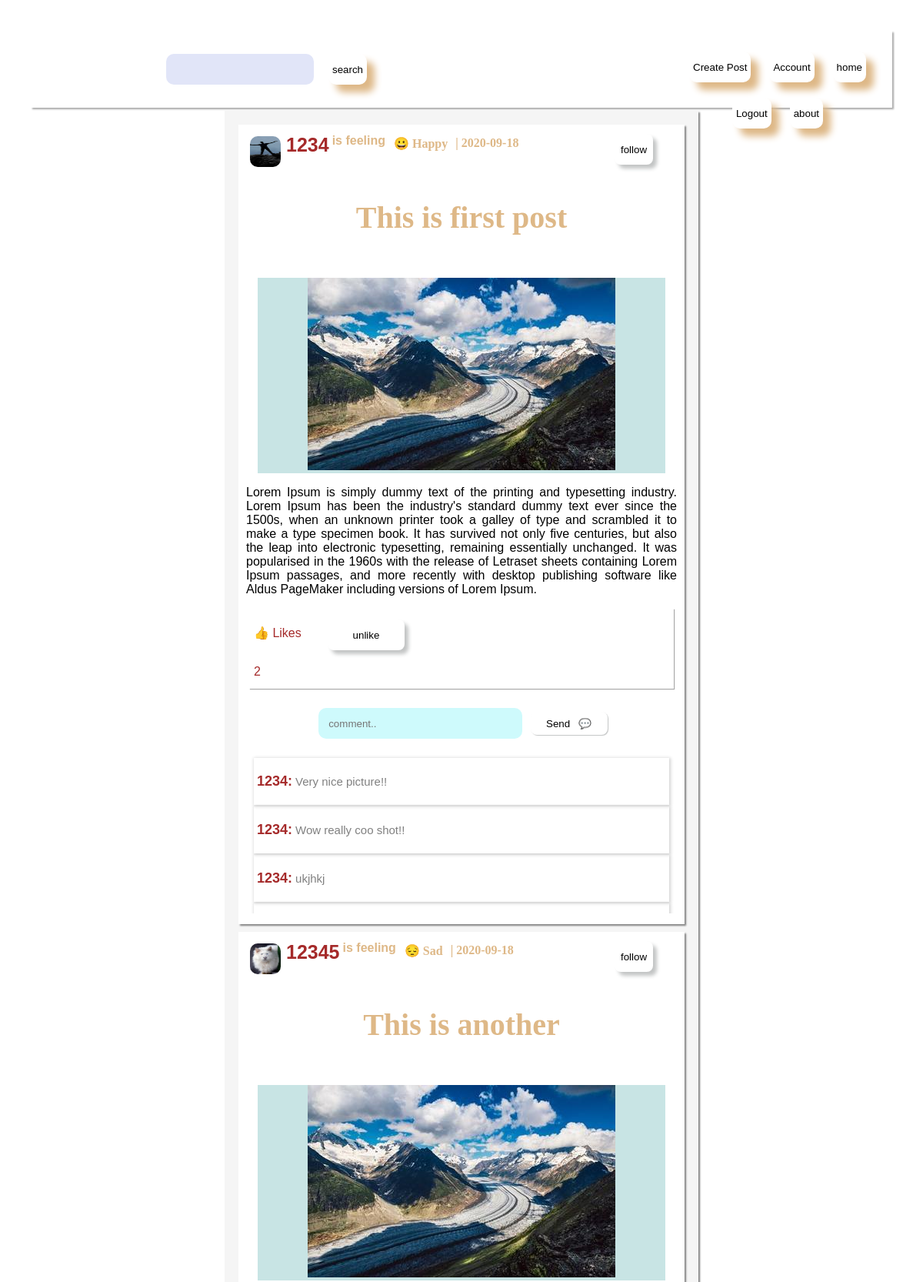
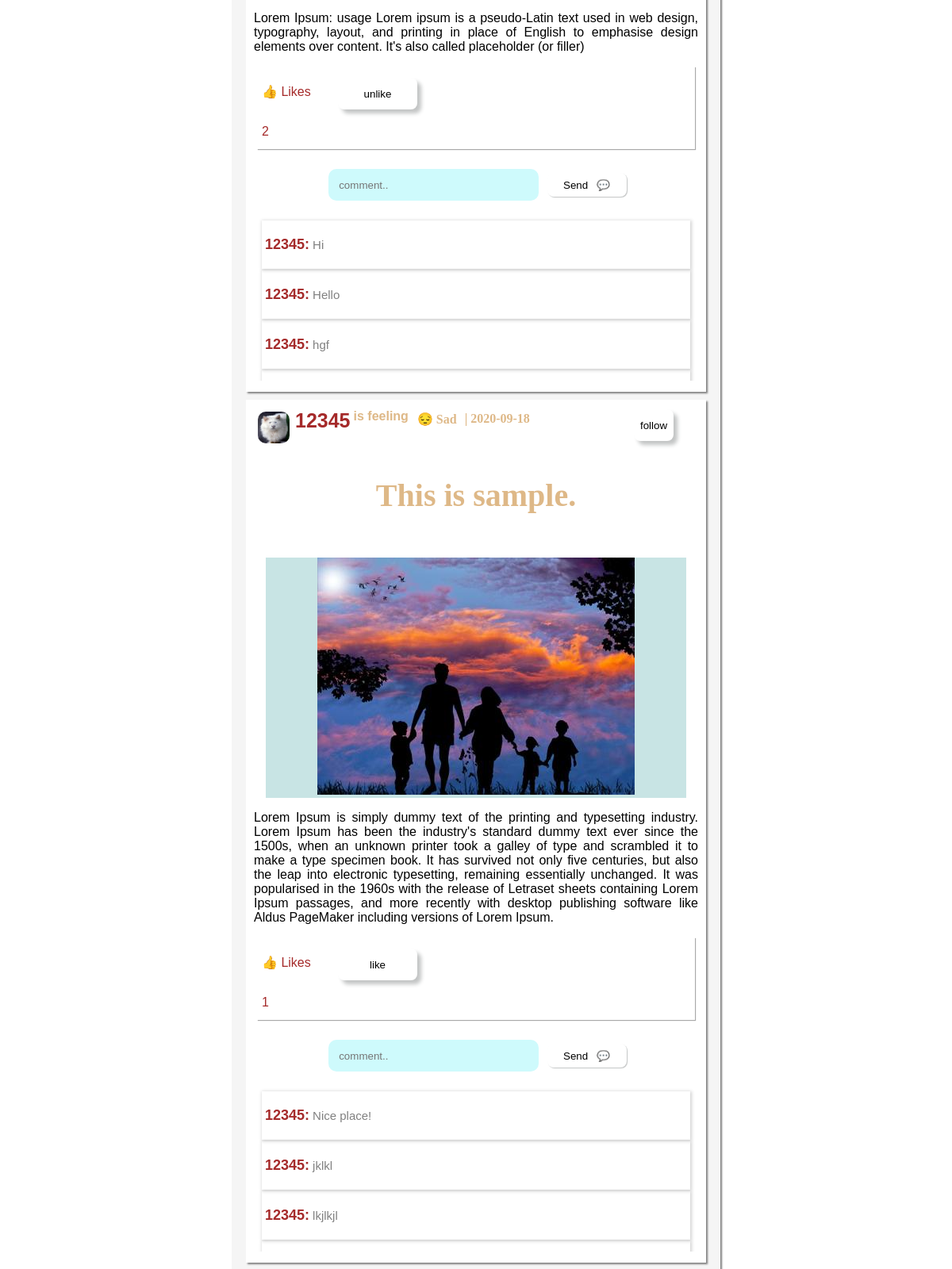
The app's page /home (signed in, upper part) with its own data (2 pictures, top to bottom).
### Snap/models.py (models this page shows, shortened)
class Post(db.Model):
    id= db.Column(db.Integer,primary_key=True)
    user_id= db.Column(db.Integer,db.ForeignKey('user.id'))
    title= db.Column(db.String(100), nullable=False)
    date_posted= db.Column(db.DateTime, nullable=False, default=datetime.utcnow)
    content= db.Column(db.Text)
    post_file= db.Column(db.String(20), nullable=False, default='default.jpg')
    likes = db.relationship('PostLike', backref='post', lazy='dynamic')
    shares= db.Column(db.Integer,default=0)
    tag = db.Column(db.String(50),nullable=False)
    post_comment = db.relationship('Comments', backref='comment_author',lazy='dynamic')
    def post_comment_list(self, post):
        return Comments.query.filter(
            Comments.post_id == post.id).all()

class User(db.Model,UserMixin):
    __tablename__= 'user'
    __searchable__= ['username']
    id = db.Column(db.Integer,primary_key=True)
    username = db.Column(db.String(20),unique=True, nullable=False)
    email = db.Column(db.String(120), unique=True, nullable=False)
    password = db.Column(db.String(40), nullable=False)
    image_file = db.Column(db.String(20),  nullable=False, default='default.jpg')
    image_url = db.Column(db.String(500))
    bio= db.Column(db.String(200))
    following_to = db.relationship('Following_to',backref='to_author', lazy='dynamic')
    following_by = db.relationship('Following_by',backref='by_author', lazy='dynamic')
    Link_facebook = db.Column(db.String(120),default='#')
    Link_twitter = db.Column(db.String(120),default='#')
    Link_other = db.Column(db.String(120),default='#')
    post = db.relationship('Post', backref='author', lazy=True)
    def isfollowingto(self,userid):
        return Following_to.query.filter(Following_to.from_user_id == self.id,
                                        Following_to.to_user == userid ).count()>0
    def has_liked_post(self, post):
        return PostLike.query.filter(
            PostLike.user_id == self.id,
            PostLike.post_id == post.id).count() > 0

class Comments(db.Model):
    id= db.Column(db.Integer,primary_key=True)
    comment= db.Column(db.String(100))
    post_id= db.Column(db.Integer,db.ForeignKey('post.id'))
    user_id= db.Column(db.Integer, db.ForeignKey('user.id'))

### Snap/routes.py (the view)
@login_required
@app.route("/home",methods=['GET','POST'])
def home():
    user=User.query.all()
    posts = Post.query.all()
    return render_template('home.html',title='Home', posts=posts,user=user)

### Snap/models.py (called while the page is built)
@login_manager.user_loader
def load_user(user_id):
    return User.query.get(int(user_id))

### Snap/templates/home.html (shortened to what this page needs)
<!DOCTYPE html>
<html lang="en">
<head>
    <link href="./../static/css/layout.css" rel="stylesheet">
</head>
<body>
    <div class="nav-bar">
        <div class="nav-section-0">
            <div class="search-container">
                <div class="search-bar">
                    <form class="" action="{{url_for('search')}}" method="GET">
                        <input class="input-white" type="text" name="query" id="query">
                        <button class="button-white" type="submit">search</button>
                    </form>
                </div>
            </div>
        </div>
        <div class="nav-section-1">
            <nav>
                <ul class="nav-section-1-list">
                    <li> <a href="{{ url_for('new_post')}}"><button class="button-white">Create Post</button></a></li>
                    <li> <a href="{{ url_for('account')}}"><button class="button-white">Account</button></a></li>
                    <li> <a href="{{ url_for('home')}}"><button class="button-white">home</button></a></li>
                    <li> <a href="{{ url_for('logout')}}"><button class="button-white">Logout</button></a></li>
                    <li> <a href="{{ url_for('about')}}"><button class="button-white">about</button></a> </li>
                </ul>
            </nav>
        </div>
    </div>
    <form>
        <div class="main-section">
            <div class="posts-container">
                {% for post in posts %}
                <div class="post">
                    <div class="post-author">
                        <img src="static/profile_pics/{{ post.author.image_file }}"></img>
                        <a href="{{url_for('user_account',post_id=post.id)}}">
                            <p>{{post.author.username}} <p style="color: burlywood; font-size: 16px;"> is feeling
                        </a>
                        <p>{{ post.tag}}</p>
                        <p>| {{ post.date_posted.strftime('%Y-%m-%d')}}</p>
                        <div class="follow-block">
                            <button hidden user_id="{{ post.author.id }}" action="follow" type="submit"
                                class="post-button flo fbtn1{{ post.author.id}}">
                                follow</button>
                        </div>
                    </div>
                    <div class="post-title">
                        <div class="post-text">
                            <h1>{{ post.title}}</h1>
                        </div>
                    </div>
                    <div class="post-image-block">
                        <img class=" " src="{{ url_for('static', filename='post_pics/'+ post.post_file) }}">
                    </div>
                    <div class="post-content-text">
                        <p>{{ post.content}}</p>
                    </div>
                    <div class="post-bottom">
                        <div class="like-block">
                            <p type="text" class="username form-control" placeholder="User Name">👍 Likes &nbsp;&nbsp;
                            </p>
                            <div>
                                <p class="lkes-count{{ post.id}}">{{ post.likes.count() }}</p>
                            </div>
                        </div>
                        <div class="like-button-block">
                            <button hidden post_id="{{ post.id }}" action="unlike" type="submit"
                                class="btn btn2{{ post.id}}">
                                unlike</button>
                            <button hidden post_id="{{ post.id }}" action="like" type="submit"
                                class=" btn btn1{{ post.id}}">
                                like</button>
                        </div>
                    </div>
                    <div class="comment-field-block">
                        <form class="comment-form{{post.id}}" action="" method="POST">
                            <input type="text" class="message{{post.id}} comment-input-box form-control"
                                placeholder=" comment..">
                            <button type="submit" user_nameis="{{ post.author.username }}" post_id="{{ post.id }}"
                                class="btnc{{post.id}}   cmt"> Send &nbsp; 💬</button>
                        </form>
                    </div>
                    <div class="comments-block">
                        {% for comm in post.post_comment_list(post) %}
                        <div class="comment_holder ">
                            <p>{{ comm.comment_author.author.username }}: </p>
                            <p>{{ comm.comment}}</p>
                        </div>
                        {% endfor %}
                    </div>
                </div>
                {% endfor %}
            </div>
        </div>
</body>
</html>

### records on screen
Post: author.image_file (picture), author.username "1234", tag "😀 Happy", date_posted "2020-09-18", title "This is first post", post_file (picture), content "Lorem Ipsum is simply dummy text of the printing and typesetting industry. Lorem Ipsum has been the industry's standard dummy text ever since the 1500s, when an unknown printer took a galley of type and scrambled it to make a type specimen book. It has survived not only five centuries, but also the leap into electronic typesetting, remaining essentially unchanged. It was popularised in the 1960s with the release of Letraset sheets containing Lorem Ipsum passages, and more recently with desktop publishing software like Aldus PageMaker including versions of Lorem Ipsum.", likes.count "2"
Comments: comment_author.author.username "1234", comment "Very nice picture!!"
Comments: comment_author.author.username "1234", comment "Wow really coo shot!!"
Comments: comment_author.author.username "1234", comment "ukjhkj"
Post: author.image_file (placeholder picture), author.username "12345", tag "😔 Sad", date_posted "2020-09-18", title "This is another", post_file (picture), content "Lorem Ipsum: usage Lorem ipsum is a pseudo-Latin text used in web design, typography, layout, and printing in place of English to emphasise design elements over content. It's also called placeholder (or filler)", likes.count "2"
Comments: comment_author.author.username "12345", comment "Hi"
Comments: comment_author.author.username "12345", comment "Hello"
Comments: comment_author.author.username "12345", comment "hgf"
Post: author.image_file (placeholder picture), author.username "12345", tag "😔 Sad", date_posted "2020-09-18", title "This is sample.", post_file (picture), content "Lorem Ipsum is simply dummy text of the printing and typesetting industry. Lorem Ipsum has been the industry's standard dummy text ever since the 1500s, when an unknown printer took a galley of type and scrambled it to make a type specimen book. It has survived not only five centuries, but also the leap into electronic typesetting, remaining essentially unchanged. It was popularised in the 1960s with the release of Letraset sheets containing Lorem Ipsum passages, and more recently with desktop publishing software like Aldus PageMaker including versions of Lorem Ipsum.", likes.count "1"
Comments: comment_author.author.username "12345", comment "Nice place!"
Comments: comment_author.author.username "12345", comment "jklkl"
Comments: comment_author.author.username "12345", comment "lkjlkjl"
